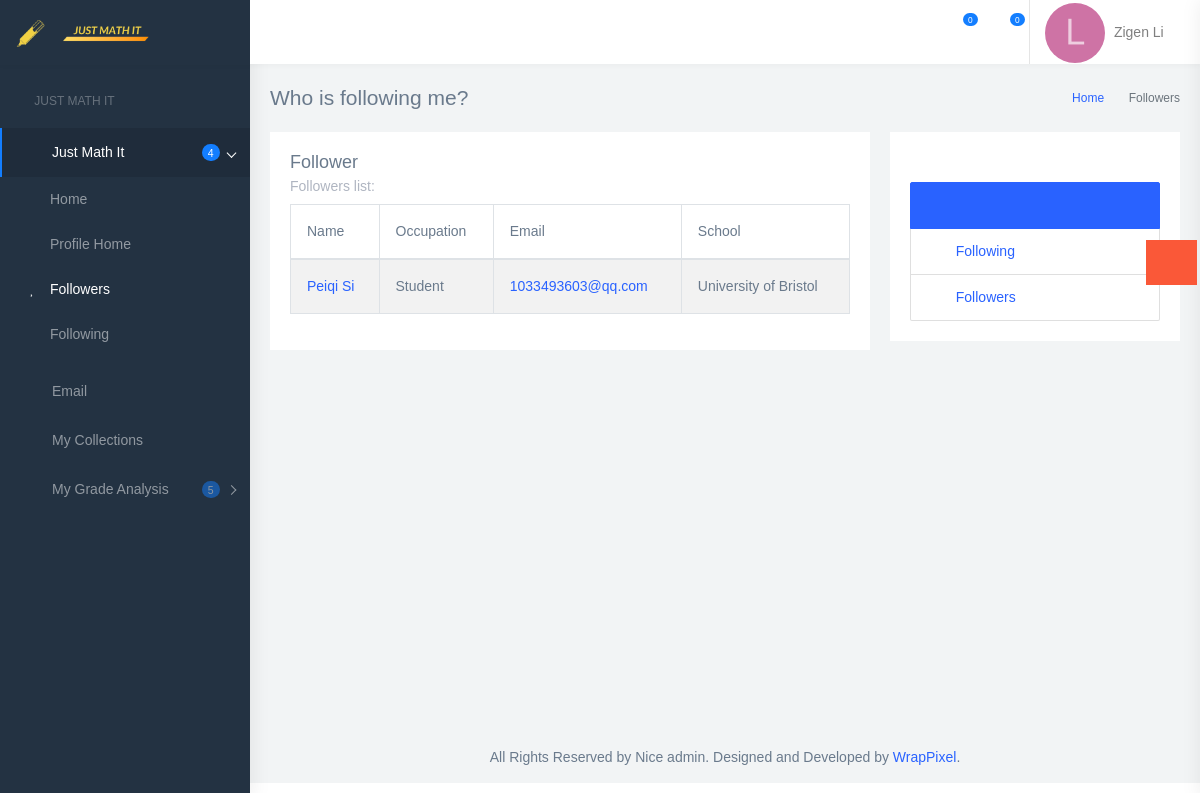
/follower (signed in), run on the app's committed database.
### models.py (models this page shows)
class Student(db.Model):
    id = db.Column(db.Integer, primary_key=True)
    teacher_id = db.Column(db.Integer, db.ForeignKey('teacher.id'))
    email = db.Column(db.String(128), index=True, unique=True)
    firstname = db.Column(db.String(128))
    lastname = db.Column(db.String(128))
    dob = db.Column(db.String(128))
    password = db.Column(db.String(128))
    gender = db.Column(db.String(128))
    phone = db.Column(db.String(128))
    address = db.Column(db.String(128))
    school = db.Column(db.String(128))
    personal_message = db.Column(db.String(128))
    profile_photo = db.Column(db.String(128))
    badge_name = db.Column(db.String(128))
    coins = db.Column(db.Integer(), default=20)
    time_capsule1 = db.Column(db.Integer(), default=2)
    time_capsule2 = db.Column(db.Integer(), default=2)

### myproject.py (the view, shortened to what this page needs)
@app.route('/follower', methods=['GET', 'POST'])
def follower():
    email = session.get('EMAIL')
    if email:
        student = Student.query.filter(Student.email == email).first()
        teacher = Teacher.query.filter(Teacher.email == email).first()
        if student:
            unanswered_list, _, _ = email_list(student.id, 1)
            notifications = notification_list(student.id, 1)
            image = open('static/images/icon/' + student.profile_photo + ".png", 'rb')
            img_stream = image.read()
            img_stream = base64.b64encode(img_stream).decode('ascii')
            if student.badge_name:
                color = student.badge_name.split('_')[1]
                badge = base64.b64encode(
                    open('static/images/badge/' + student.badge_name + ".png", 'rb').read()).decode(
                    'ascii')
            else:
                color = None
                badge = None
            user_info = {
                'email': email,
                'first_name': student.firstname,
                'last_name': student.lastname,
                'profile_pic': img_stream,
                'phone': student.phone,
                'school': student.school,
                'address': student.address,
                'age': datetime.now().date().year - int(student.dob.split("-")[0]),
                'gender': student.gender,
                'password': student.password,
                'color': color,
                'badge_name': badge,
                'occupation': 'Student'
            }
            follower_list = []
            follower_in_db = Follow.query.filter(Follow.user_id == student.id, Follow.user_type == 1).all()
            for follower in follower_in_db:
                if follower.follower_type == 1:
                    follower_list.append({
                        'follower_type': 'Student',
                        'follower': Student.query.filter(Student.id == follower.follower_id).first()
                    })
                else:
                    follower_list.append({
                        'follower_type': 'Teacher',
                        'follower': Teacher.query.filter(Teacher.id == follower.follower_id).first()
                    })
    else:
        flash("Please sign in first")
        return redirect(url_for('signin'))
    return render_template('followers.html', user=user_info, skill_list=None,
                           topic_master=None, score_list=None, unit_score=None, follower_list=follower_list,
                           unanswered_list=unanswered_list, notifications=notifications)

### myproject.py (called while the page is built, shortened)
@app.after_request
def add_header(r):
    r.headers["Cache-Control"] = "no-cache, no-store, must-revalidate"
    r.headers["Pragma"] = "no-cache"
    r.headers["Expires"] = "0"
    r.headers['Cache-Control'] = 'public, max-age=0'
    return r

def notification_list(me_id, me_type):
    notifications = []
    follow_list = Follow.query.filter(Follow.follower_id == me_id, Follow.follower_type == me_type).all()
    for following in follow_list:
        if following.user_type == 1:
            following_user = Student.query.filter(Student.id == following.user_id).first()
            filter_after = datetime.today() - timedelta(days=5)
            score_list = Score.query.filter(Score.student_id == following_user.id,
                                            Score.date > filter_after).order_by(Score.date).all()
    return notifications

### templates/followers.html (shortened to what this page needs)
{% extends "profile_base.html" %}
{% block mainContent %}
        <div class="page-wrapper">
            <div class="page-breadcrumb">
                <div class="row">
                    <div class="col-5 align-self-center">
                        <h4 class="page-title">Who is following me?</h4>
                    </div>
                    <div class="col-7 align-self-center">
                        <div class="d-flex align-items-center justify-content-end">
                            <nav aria-label="breadcrumb">
                                <ol class="breadcrumb">
                                    <li class="breadcrumb-item">
                                        <a href="#">Home</a>
                                    </li>
                                    <li class="breadcrumb-item active" aria-current="page">Followers</li>
                                </ol>
                            </nav>
                        </div>
                    </div>
                </div>
            </div>
            <div class="container-fluid">
                <div class="row">
                    <div class="col-lg-8 col-xl-9 col-md-9">
                        <div class="card">
                            <div class="card-body">
                                <h4 class="card-title">Follower</h4>
                                <h6 class="card-subtitle"><a>Followers list: </a></h6>
                                <div class="table-responsive">
                                    <table id="file_export" class="table table-striped table-bordered display">
                                        <thead>
                                            <tr>
                                                <th>Name</th>
                                                <th>Occupation</th>
                                                <th>Email</th>
                                                <th>School</th>
                                            </tr>
                                        </thead>
                                        <tbody>
                                        {% for follower in follower_list %}
                                            <tr>
                                                <td><a href="{{ url_for('user_profile', user_email=follower['follower'].email) }}">{{ follower['follower'].firstname}} {{ follower['follower'].lastname}}</a></td>
                                                <td>{{ follower.follower_type }}</td>
                                                <td><a href="mailto:{{ follower['follower'].email }}">{{ follower['follower'].email }}</a></td>
                                                <td>{{ follower['follower'].school }}</td>
                                            </tr>
                                        {% endfor %}
                                    </table>
                                </div>
                            </div>
                        </div>
                    </div>
                    <div class="col-lg-4 col-xl-3 col-md-3">
                        <div class="card">
                            <div class="card-body">
                                <div class="list-group m-t-30">
                                    <a href="javascript:void(0)" class="list-group-item active"><i class="ti-layers m-r-10" disabled=""></i></a>
                                    <a href="{{ url_for('following') }}" class="list-group-item"><i class="ti-star m-r-10"></i> Following </a>
                                    <a href="{{ url_for('follower') }}" class="list-group-item"><i class="ti-bookmark m-r-10"></i> Followers </a>
                                </div>
                            </div>
                        </div>
                    </div>
                </div>
            </div>
            <footer class="footer text-center">
                All Rights Reserved by Nice admin. Designed and Developed by
                <a href="https://wrappixel.com">WrapPixel</a>.
            </footer>
        </div>
    </div>
{% endblock %}

### templates/profile_base.html (shortened to what this page needs)
<!DOCTYPE html>
<html dir="ltr" lang="en">
<head>
    <link href="{{ url_for('static',filename='profile/css/style.min.css') }}" rel="stylesheet">
    <link href="{{ url_for('static',filename='profile/css/dataTables.bootstrap4.css') }}" rel="stylesheet">
</head>
<body>
    <div id="main-wrapper">
        <header class="topbar">
            <nav class="navbar top-navbar navbar-expand-md navbar-dark">
                <div class="navbar-header">
                    <div class="navbar-brand">
                        <a href="{{ url_for('index') }}" class="logo">
                            <b class="logo-icon">
                                <img src="{{ url_for('static',filename='images/logo-without-bg.png') }}" alt="homepage" class="light-logo" width="20%"/>
                            </b>
                            <span class="logo-text">
                                <img src="{{ url_for('static',filename='images/logo-text.png') }}" class="light-logo" alt="homepage" width="40%"/>
                            </span>
                        </a>
                        <a class="sidebartoggler d-none d-md-block" href="javascript:void(0)" data-sidebartype="mini-sidebar">
                            <i class="mdi mdi-toggle-switch mdi-toggle-switch-off font-20"></i>
                        </a>
                    </div>
                </div>
                <div class="navbar-collapse collapse" id="navbarSupportedContent">
                    <ul class="navbar-nav float-right">
                        <li class="nav-item dropdown">
                            <a class="nav-link dropdown-toggle waves-effect waves-dark" href="" id="2" data-toggle="dropdown" aria-haspopup="true" aria-expanded="false">
                                <i class="font-22 mdi mdi-email-outline"></i>
                                <span class="badge badge-pill badge-info noti">{{ unanswered_list|length }}</span>
                            </a>
                        </li>
                        <li class="nav-item dropdown border-right">
                            <a class="nav-link dropdown-toggle waves-effect waves-dark" href="" data-toggle="dropdown" aria-haspopup="true" aria-expanded="false">
                                <i class="mdi mdi-bell-outline font-22"></i>
                                <span class="badge badge-pill badge-info noti">{{ notifications|length }}</span>
                            </a>
                        </li>
                        <li class="nav-item dropdown">
                            <a class="nav-link dropdown-toggle waves-effect waves-dark pro-pic" href="" data-toggle="dropdown" aria-haspopup="true" aria-expanded="false">
                                {% if user.badge_name %}
                                <div class="item">
                                    <img class="left-notify-badge" width="35px"/>
                                    <img alt="user" class="rounded-circle" width="60" height="60">
                                </div>
                                {% else %}
                                <img alt="user" class="rounded-circle" width="60" height="60">
                                {% endif %}
                                <span class="m-l-5 font-medium d-none d-sm-inline-block">{{ user.first_name }} {{ user.last_name }}<i class="mdi mdi-chevron-down"></i></span>
                            </a>
                        </li>
                    </ul>
                </div>
            </nav>
        </header>
        <aside class="left-sidebar">
            <div class="scroll-sidebar">
                <nav class="sidebar-nav">
                    <ul id="sidebarnav">
                        <li class="nav-small-cap">
                            <i class="mdi mdi-dots-horizontal"></i>
                            <span class="hide-menu">Just Math It</span>
                        </li>
                        <li class="sidebar-item">
                            <a class="sidebar-link has-arrow waves-effect waves-dark" href="javascript:void(0)" aria-expanded="false">
                                <i class="mdi mdi-information-outline"></i>
                                <span class="hide-menu">Just Math It</span>
                                <span class="badge badge-pill badge-info ml-auto m-r-15">4</span>
                            </a>
                            <ul aria-expanded="false" class="collapse  first-level">
                                <li class="sidebar-item">
                                    <a href="{{ url_for("index") }}" class="sidebar-link">
                                        <i class="mdi mdi-home"></i>
                                        <span class="hide-menu"> Home </span>
                                    </a>
                                </li>
                                <li class="sidebar-item">
                                    <a href="{{ url_for("profile") }}" class="sidebar-link">
                                        <i class="mdi mdi-home-map-marker"></i>
                                        <span class="hide-menu"> Profile Home </span>
                                    </a>
                                </li>
                                <li class="sidebar-item">
                                    <a href="{{ url_for("follower") }}" class="sidebar-link">
                                        <i class="mdi mdi-account"></i>
                                        <span class="hide-menu"> Followers </span>
                                    </a>
                                </li>
                                <li class="sidebar-item">
                                    <a href="{{ url_for("following") }}" class="sidebar-link">
                                        <i class="mdi mdi-account-edit"></i>
                                        <span class="hide-menu"> Following </span>
                                    </a>
                                </li>
                            </ul>
                        </li>
                        <li class="sidebar-item">
                            <a class="sidebar-link waves-effect waves-dark" href="{{ url_for('compose_email') }}" aria-expanded="false">
                                <i class="mdi mdi-email-open-outline"></i>
                                <span class="hide-menu">Email</span>
                            </a>
                        </li>
                        <li class="sidebar-item">
                            <a class="sidebar-link waves-effect waves-dark" href="{{ url_for('profile_collections') }}" aria-expanded="false">
                                <i class="mdi mdi-account-star-variant"></i>
                                <span class="hide-menu">My Collections</span>
                            </a>
                        </li>
                        <li class="sidebar-item">
                            {% if user.occupation == 'Student' %}
                            <a class="sidebar-link has-arrow waves-effect waves-dark" href="javascript:void(0)" aria-expanded="false">
                                <i class="mdi mdi-information-outline"></i>
                                <span class="hide-menu">My Grade Analysis</span>
                                <span class="badge badge-pill badge-info ml-auto m-r-15">5</span>
                            </a>
                            {% endif %}
                        </li>
                    </ul>
                </nav>
            </div>
        </aside>
    {% block mainContent %}{% endblock %}
     <aside class="customizer">
        <a href="javascript:void(0)" class="service-panel-toggle"><i class="fa fa-spin fa-cog"></i></a>
        </aside>
</body>
</html>

### data on the page
Student: first_name "Zigen", last_name "Li"
Student: follower.firstname "Peiqi", follower.lastname "Si", follower.email "1033493603@qq.com", follower.school "University of Bristol"

### other printed values
{{ unanswered_list|length }} "0"
{{ notifications|length }} "0"
{{ follower.follower_type }} "Student"
